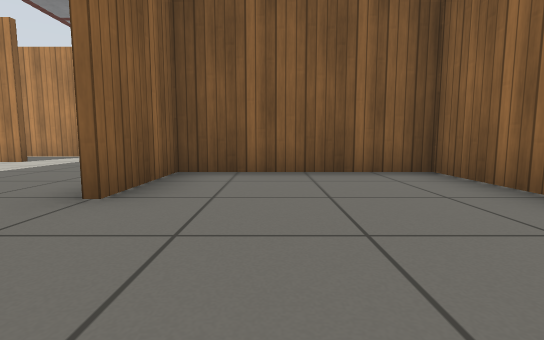
View 1 (above)

21 first-person views from a walk through a world built for the Gazebo simulator. The camera is 0.5 m above the floor, tilts 6° down and sees 85° across. The floor is counted in squares, 1 m on a side. Each view is taken from the middle of a square. On the plan, view 1 faces up. The plan holds only what a view shows up to about 9 squares ahead; the rest is blank. The place goes on beyond the plan. Gazebo's built-in surfaces are drawn with simple patterns.

View 2
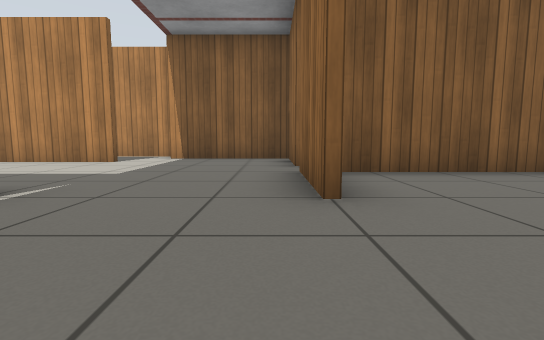

View 3
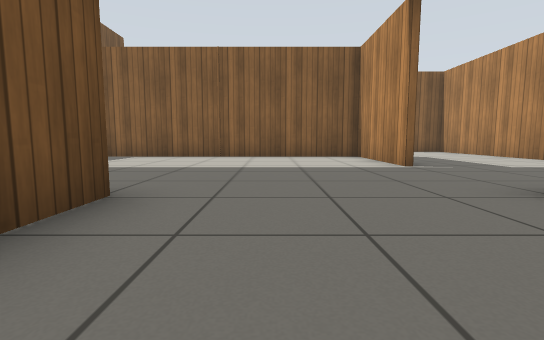

View 4
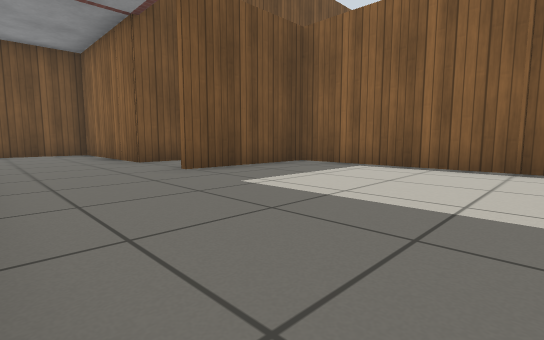

View 5
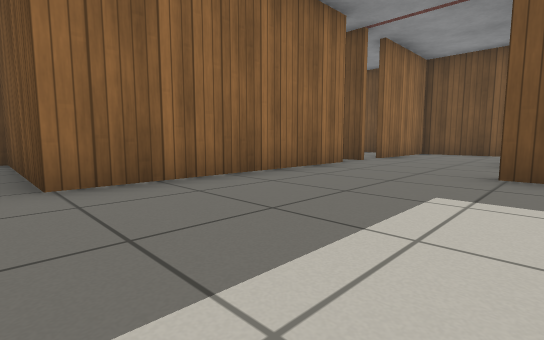

View 6
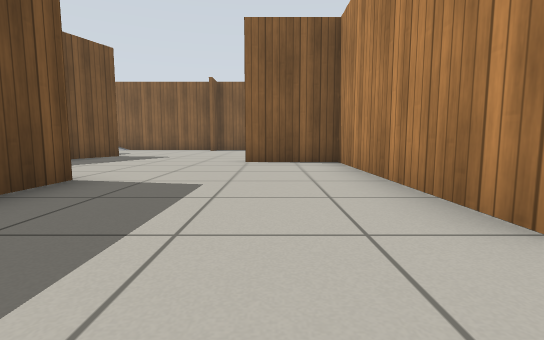

View 7
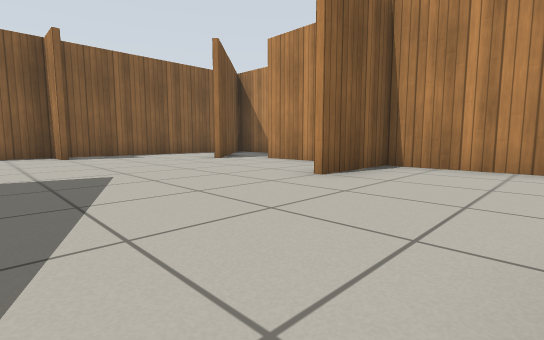

View 8
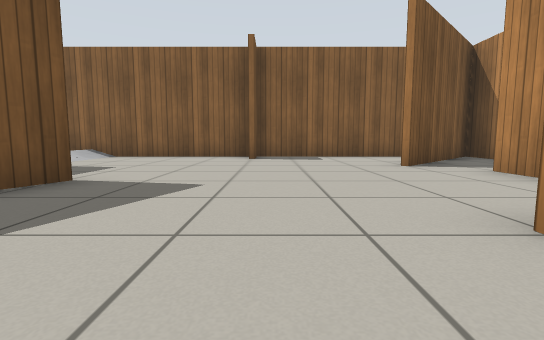

View 9
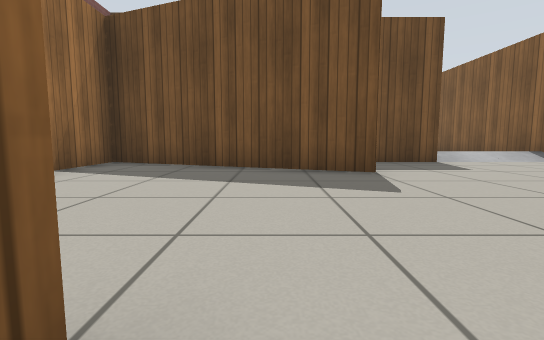

View 10
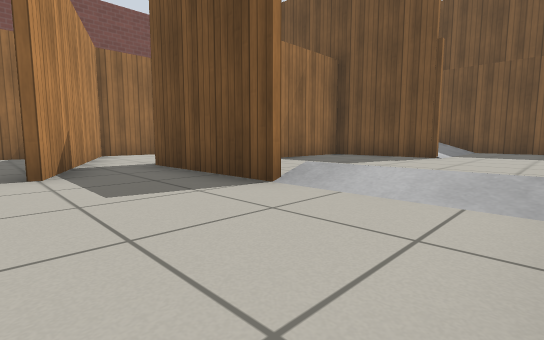

View 11
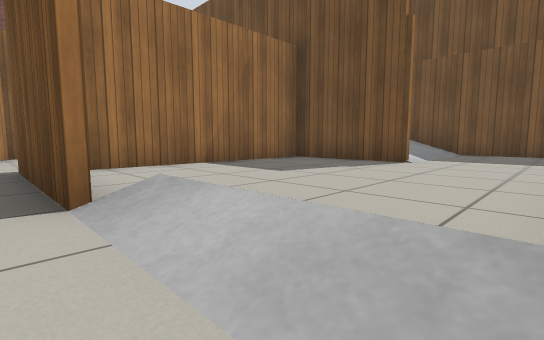

View 12
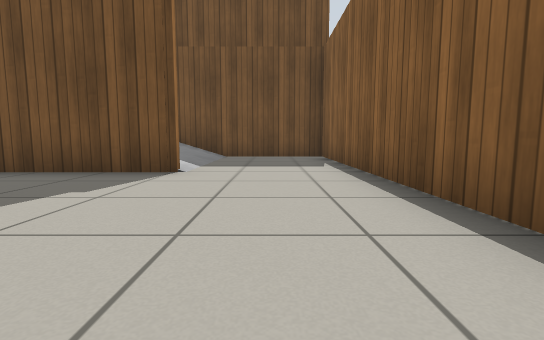

View 13
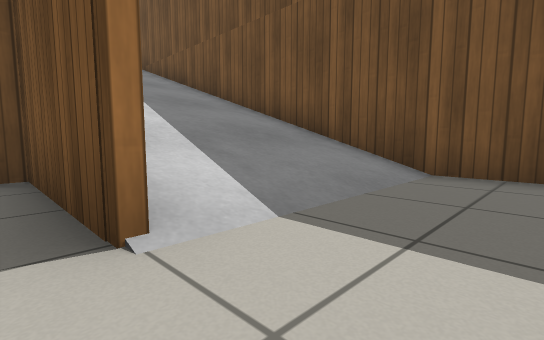

View 14
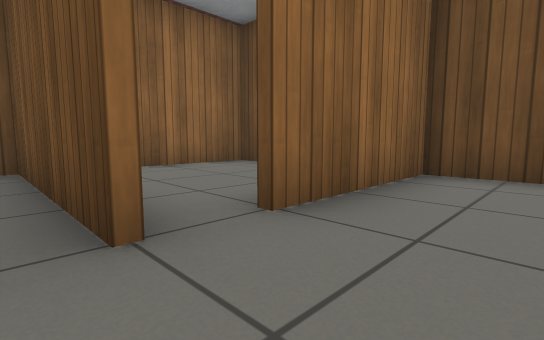

View 15
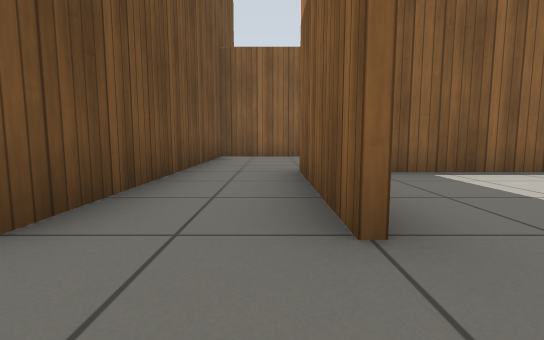

View 16
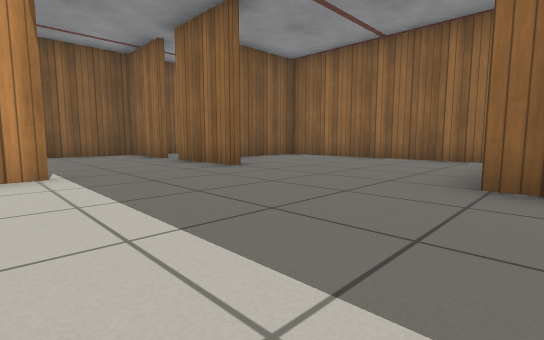

View 17
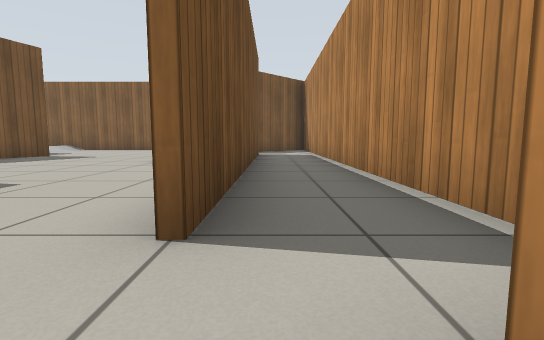

View 18
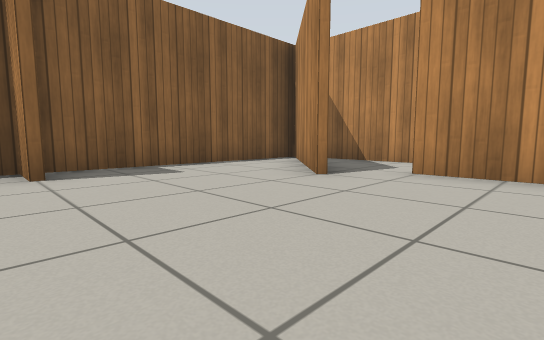

View 19
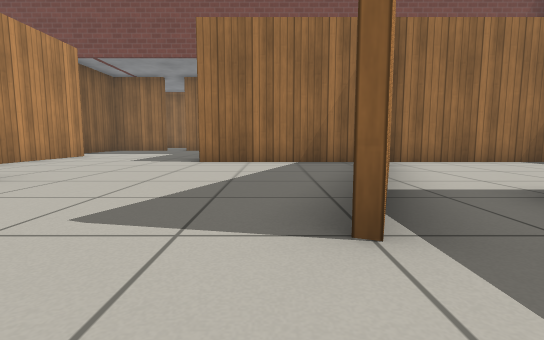

View 20
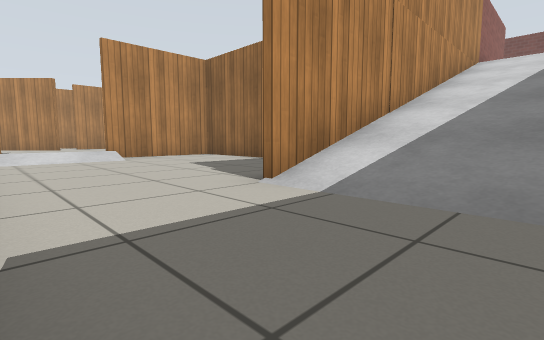

View 21
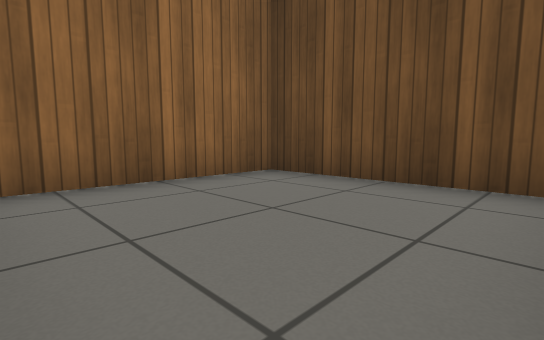

### Floor plan
Key: @ floor where view 1 was taken; # wall or solid block; . floor; / step, stairs or slope; R ramp.
Columns run from 18 left of view 1 to 3 right of it. Each row starts with its distance up from view 1.
  9  ##############
  8 ###...........####
  7 #.##.########....#
  6 #..#....#........#
  5 #.......#........#####
  4 #................#...#
  3 ##.........###...#...#
  2 #..........#.........#
  1 #..........#.........#
  0 #.....###..#......@..#
 -1 #...########.....#####
 -2 #   ...#...#.....#
 -3 #......#...#.....#
 -4 #......#...#.....#
 -5 #......#...###...#
 -6 #......#.........#
 -7 #...####R#####...#####
 -8 #...  /////// .......#
 -9 #...          ...#...#
-10 #...          ...#...#
-11 #...////      ...#...#
-12 ############  ########

Where each view was taken, in squares from view 1:
view 1: 0 up, 0 right, facing up
view 2: 0 up, 2 left, facing up
view 3: 0 up, 1 right, facing left
view 4: 1 down, 2 left, facing down-left
view 5: 1 down, 5 left, facing down-right
view 6: 5 up, 4 left, facing left
view 7: 1 up, 8 left, facing up-left
view 8: 3 up, 9 left, facing left
view 9: 5 up, 11 left, facing down
view 10: 1 up, 17 left, facing down-right
view 11: 1 down, 17 left, facing down-right
view 12: 3 down, 16 left, facing down
view 13: 7 down, 16 left, facing down-right
view 14: 7 down, 3 left, facing down-right
view 15: 6 down, 3 left, facing left
view 16: 2 down, 5 left, facing up-right
view 17: 7 up, 4 left, facing left
view 18: 2 up, 12 left, facing up-left
view 19: 1 up, 14 left, facing right
view 20: 10 down, 17 left, facing up-right
view 21: 8 down, 1 left, facing down-right
